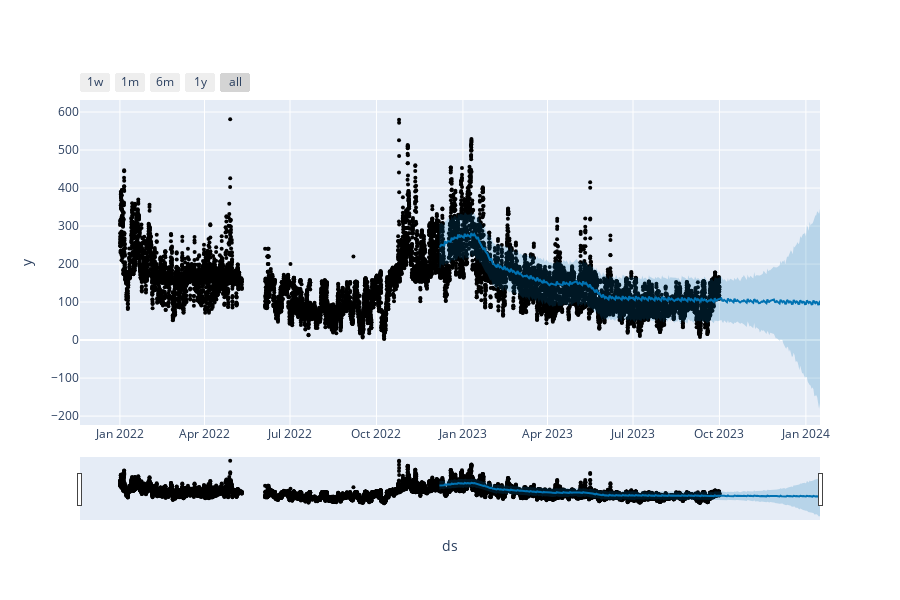

The notebook cell saved with this chart:
### Code cell
from prophet.plot import plot_plotly, plot_components_plotly

plot_plotly(model, forecast)

### Figure 1 — Plotly figure (JSON) as saved in the notebook; plotly's stock layout.template omitted (floating-point values rounded to 4 significant figures; data arrays with more than 128 entries replaced by an {"elided": "..."} marker saying what was removed)
{"data": [{"marker": {"color": "black", "size": 4}, "mode": "markers", "name": "Actual", "type": "scatter", "x": {"elided": "14701 str values"}, "y": {"elided": "14701 int values"}}, {"hoverinfo": "skip", "line": {"width": 0}, "mode": "lines", "type": "scatter", "x": {"elided": "288 str values"}, "y": {"elided": "288 float values"}}, {"fill": "tonexty", "fillcolor": "rgba(0, 114, 178, 0.2)", "line": {"color": "#0072B2", "width": 2}, "mode": "lines", "name": "Predicted", "type": "scatter", "x": {"elided": "288 str values"}, "y": {"elided": "288 float values"}}, {"fill": "tonexty", "fillcolor": "rgba(0, 114, 178, 0.2)", "hoverinfo": "skip", "line": {"width": 0}, "mode": "lines", "type": "scatter", "x": {"elided": "288 str values"}, "y": {"elided": "288 float values"}}], "layout": {"height": 600, "showlegend": false, "width": 900, "xaxis": {"rangeselector": {"buttons": [{"count": 7, "label": "1w", "step": "day", "stepmode": "backward"}, {"count": 1, "label": "1m", "step": "month", "stepmode": "backward"}, {"count": 6, "label": "6m", "step": "month", "stepmode": "backward"}, {"count": 1, "label": "1y", "step": "year", "stepmode": "backward"}, {"step": "all"}]}, "rangeslider": {"visible": true}, "title": {"text": "ds"}, "type": "date"}, "yaxis": {"title": {"text": "y"}}}}
